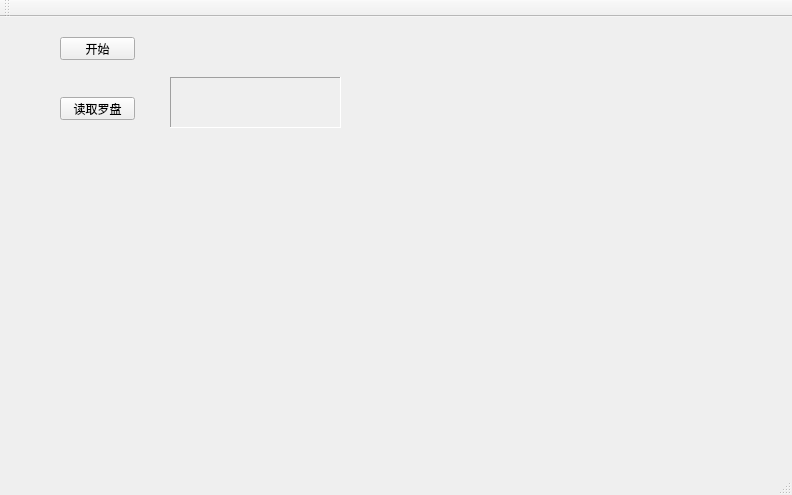
<?xml version="1.0" encoding="UTF-8"?>
<ui version="4.0">
 <class>MainWindow</class>
 <widget class="QMainWindow" name="MainWindow">
  <property name="geometry">
   <rect>
    <x>0</x>
    <y>0</y>
    <width>792</width>
    <height>495</height>
   </rect>
  </property>
  <property name="windowTitle">
   <string>MainWindow</string>
  </property>
  <widget class="QWidget" name="centralWidget">
   <widget class="QPushButton" name="readCompassButton">
    <property name="geometry">
     <rect>
      <x>60</x>
      <y>80</y>
      <width>75</width>
      <height>23</height>
     </rect>
    </property>
    <property name="text">
     <string>读取罗盘</string>
    </property>
   </widget>
   <widget class="QPushButton" name="startButton">
    <property name="geometry">
     <rect>
      <x>60</x>
      <y>20</y>
      <width>75</width>
      <height>23</height>
     </rect>
    </property>
    <property name="text">
     <string>开始</string>
    </property>
   </widget>
   <widget class="QLabel" name="compassText">
    <property name="geometry">
     <rect>
      <x>170</x>
      <y>60</y>
      <width>171</width>
      <height>51</height>
     </rect>
    </property>
    <property name="frameShape">
     <enum>QFrame::Panel</enum>
    </property>
    <property name="frameShadow">
     <enum>QFrame::Sunken</enum>
    </property>
    <property name="text">
     <string/>
    </property>
   </widget>
  </widget>
  <widget class="QMenuBar" name="menuBar">
   <property name="geometry">
    <rect>
     <x>0</x>
     <y>0</y>
     <width>792</width>
     <height>23</height>
    </rect>
   </property>
  </widget>
  <widget class="QToolBar" name="mainToolBar">
   <attribute name="toolBarArea">
    <enum>TopToolBarArea</enum>
   </attribute>
   <attribute name="toolBarBreak">
    <bool>false</bool>
   </attribute>
  </widget>
  <widget class="QStatusBar" name="statusBar"/>
 </widget>
 <layoutdefault spacing="6" margin="11"/>
 <resources/>
 <connections/>
</ui>
